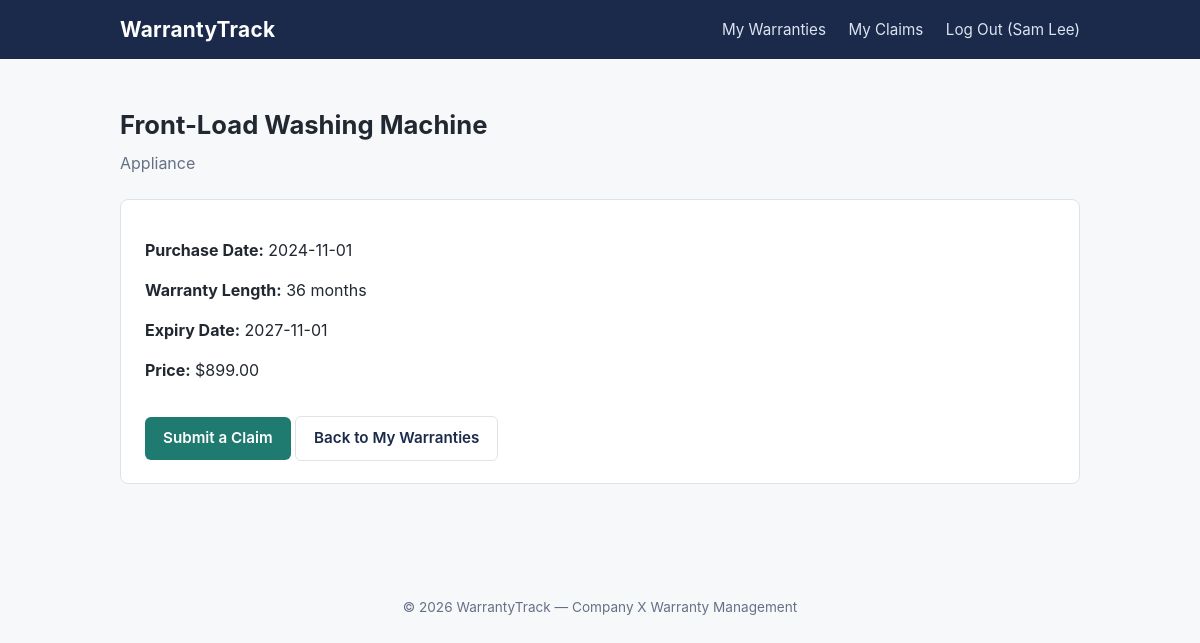
/warranty_detail.php?id=3 (signed in), run on the app's committed database.
### tables this page shows
CREATE TABLE warranties (
    warranty_id            INT AUTO_INCREMENT PRIMARY KEY,
    user_id                INT NOT NULL,
    product_id             INT NOT NULL,
    purchase_date           DATE NOT NULL,
    warranty_length_months  INT NOT NULL,
    expiry_date             DATE NOT NULL,
    FOREIGN KEY (user_id) REFERENCES users(user_id) ON DELETE CASCADE,
    FOREIGN KEY (product_id) REFERENCES products(product_id) ON DELETE CASCADE
);

CREATE TABLE products (
    product_id  INT AUTO_INCREMENT PRIMARY KEY,
    name        VARCHAR(150) NOT NULL,
    category    VARCHAR(100) NOT NULL,
    price       DECIMAL(10,2) NOT NULL
);

### warranty_detail.php (the view, shortened to what this page needs)
<?php
include 'includes/db_connect.php';
include 'includes/header.php';
$user_id = $_SESSION['user_id'];
$warranty_id = isset($_GET['id']) ? (int)$_GET['id'] : 0;
$stmt = $conn->prepare(
    "SELECT w.warranty_id, w.purchase_date, w.expiry_date, w.warranty_length_months,
            p.name AS product_name, p.category, p.price
     FROM warranties w
     JOIN products p ON w.product_id = p.product_id
     WHERE w.warranty_id = ? AND w.user_id = ?"
);
$stmt->bind_param("ii", $warranty_id, $user_id);
$stmt->execute();
$result = $stmt->get_result();
$w = $result->fetch_assoc();
$expired = (new DateTime($w['expiry_date'])) < (new DateTime());
?>
<h1><?php echo htmlspecialchars($w['product_name']); ?></h1>
<p class="subtitle mt-0"><?php echo htmlspecialchars($w['category']); ?></p>
<div class="card">
    <p><strong>Purchase Date:</strong> <?php echo htmlspecialchars($w['purchase_date']); ?></p>
    <p><strong>Warranty Length:</strong> <?php echo (int)$w['warranty_length_months']; ?> months</p>
    <p><strong>Expiry Date:</strong> <?php echo htmlspecialchars($w['expiry_date']); ?></p>
    <p><strong>Price:</strong> $<?php echo number_format($w['price'], 2); ?></p>
    <?php if ($expired): ?>
        <div class="alert alert-error">This warranty has expired and is no longer eligible for a claim.</div>
    <?php else: ?>
        <a href="submit_claim.php?warranty_id=<?php echo $w['warranty_id']; ?>" class="btn">Submit a Claim</a>
    <?php endif; ?>
    <a href="dashboard.php" class="btn btn-secondary">Back to My Warranties</a>
</div>
<?php include 'includes/footer.php'; ?>

### style.css (style rules this page uses)
:root { --navy: #1b2a4a; --navy-light: #2c3e63; --teal: #1f7a70; --teal-light: #e6f2f0; --bg: #f7f8fa; --card-bg: #ffffff; --text: #222831; --muted: #667085; --border: #dfe3e8; --danger: #b3261e; --warning: #b06b00; --success: #1f7a3f; }
* { box-sizing: border-box; }
body { margin: 0; font-family: -apple-system, "Segoe UI", Roboto, Helvetica, Arial, sans-serif; background: var(--bg); color: var(--text); line-height: 1.5; }
h1 { font-size: 1.6rem; margin-bottom: 6px; }
p.subtitle { color: var(--muted); margin-top: 0; margin-bottom: 24px; }
.card { background: var(--card-bg); border: 1px solid var(--border); border-radius: 8px; padding: 22px 24px; margin-bottom: 20px; }
button, .btn { display: inline-block; background: var(--teal); color: #fff; border: none; padding: 10px 18px; border-radius: 6px; font-size: 0.95rem; font-weight: 600; cursor: pointer; text-decoration: none; margin-top: 18px; }
.btn-secondary { background: transparent; color: var(--navy); border: 1px solid var(--border); }
.mt-0 { margin-top: 0; }

### data on the page
warranties: product.name "Front-Load Washing Machine", product.category "Appliance", purchase_date "2024-11-01", warranty_length_months "36", expiry_date "2027-11-01", product.price "899.00"

### other printed values
$_SESSION['name'] "Sam Lee"
